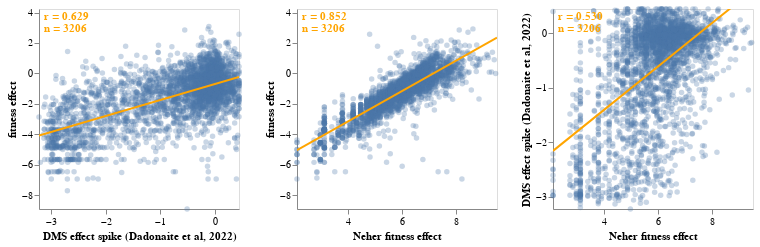
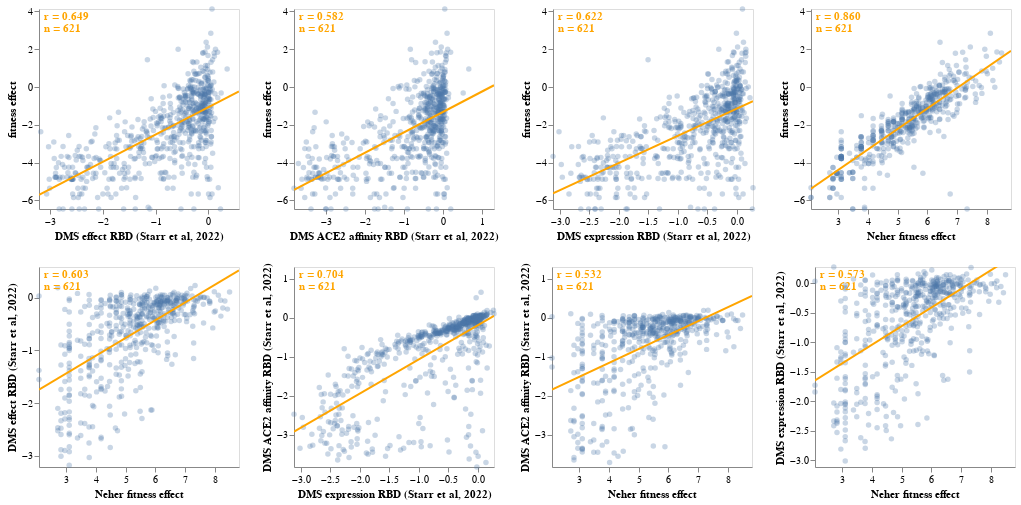

Notebook code for these charts, in order:
### Markdown cell above
## Correlation of current and Neher fitness estimates with each spike deep mutational scanning dataset
Do the current or Neher fitness estimates correlate better with deep mutational scanning?
For each deep mutational scanning dataset, correlate the fitness effects estimated from the current study and the Neher et al fitness estimates:

### Code cell
for dms_dataset, dms_df in dms_dataset_dfs.items():
    
    dms_config = dms_datasets[dms_dataset]
    gene = dms_config["gene"]
    
    if gene != "S":
        continue  # we only have Neher estimates for spike
    
    desc = dms_config["description"]
    print(f"\nAnalyzing {dms_dataset=} for {gene=}")
    if "filter_cols" in dms_config:
        for filter_col, filter_val in dms_config["filter_cols"].items():
            print(f"Filtering for {filter_col} >= {filter_val}")
            dms_df = dms_df.query(f"{filter_col} >= {filter_val}").drop(columns=filter_col)
            
    dms_cols = {
        c: f"DMS {c.replace('_', ' ')} {desc}"
        for c in dms_df
        if c not in {"site", "wildtype", "mutant"}
    }
    
    # do not correlate total DMS effect with individual assays
    ignore_pairs = {frozenset({f"DMS effect {desc}", c}) for c in dms_cols.values()}
    
    dms_df = dms_df.rename(columns=dms_cols)
    if dms_df["site"].dtype != int:
        # only keep integer sites as they are only ones with fitness estimates
        dms_df = dms_df[dms_df["site"].str.fullmatch("\d+")]
        dms_df["site"] = dms_df["site"].astype(int)
    
    gene_fitness = (
        aa_fitness
        .query("gene == @gene")
        .rename(columns={"aa_site": "site"})
        [["site", "aa", "fitness", "expected_count"]]
    )
    
    corr_df_wide = (
        dms_df
        .merge(
            gene_fitness.rename(
                columns={
                    "aa": "wildtype",
                    "fitness": "wt_fitness",
                    "expected_count": "expected_count_wt",
                }
            ),
            on=["site", "wildtype"],
            how="inner",
            validate="many_to_one",
        )
        .merge(
            gene_fitness.rename(
                columns={
                    "aa": "mutant",
                    "fitness": "mut_fitness",
                    "expected_count": "expected_count_mut",
                }
            ),
            on=["site", "mutant"],
            how="inner",
            validate="many_to_one",
        )
        .query("wildtype != mutant")
        .assign(
            expected_count=lambda x: numpy.minimum(
                x["expected_count_wt"], x["expected_count_mut"],
            ),
            fitness_effect=lambda x: x["mut_fitness"] - x["wt_fitness"],
            mutation=lambda x: x["wildtype"] + x["site"].astype(str) + x["mutant"],
        )
        [["mutation", "fitness_effect", "expected_count", *dms_cols.values()]]
        .rename(columns={"fitness_effect": "fitness effect"})
    )
    
    if gene == "S":
        corr_df_wide = corr_df_wide.merge(
            neher_fitness
            [["mutation", "aa_fitness"]]
            .rename(columns={"aa_fitness": "Neher fitness effect"})
        )
    
    corr_df = (
        corr_df_wide
        .melt(
            id_vars=["mutation", "expected_count"],
            var_name="subset",
            value_name="delta_fitness",
        )
    )

    corr_chart = plot_corr_scatters(corr_df, ignore_pairs=ignore_pairs)
    display(corr_chart)
